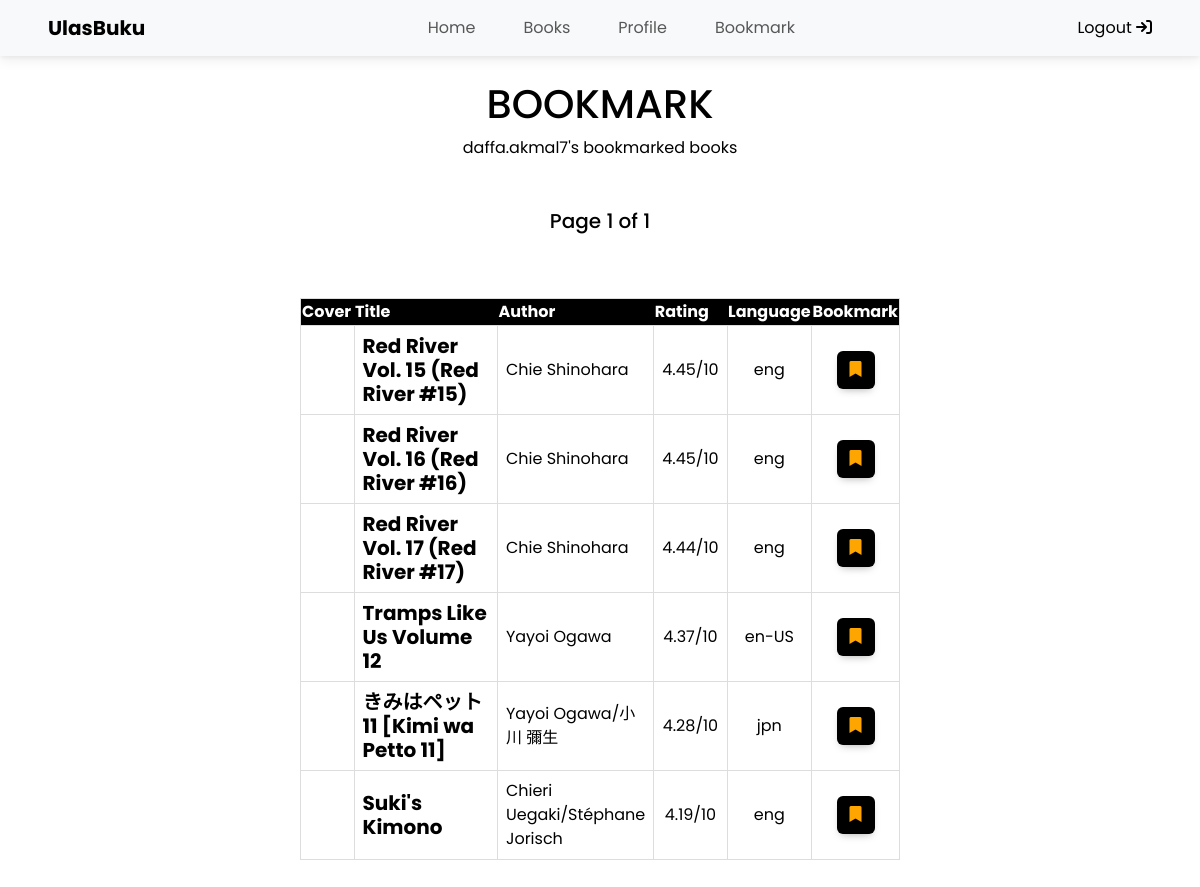
Page /b/daffa.akmal7/ (signed in) on the earlier database version.
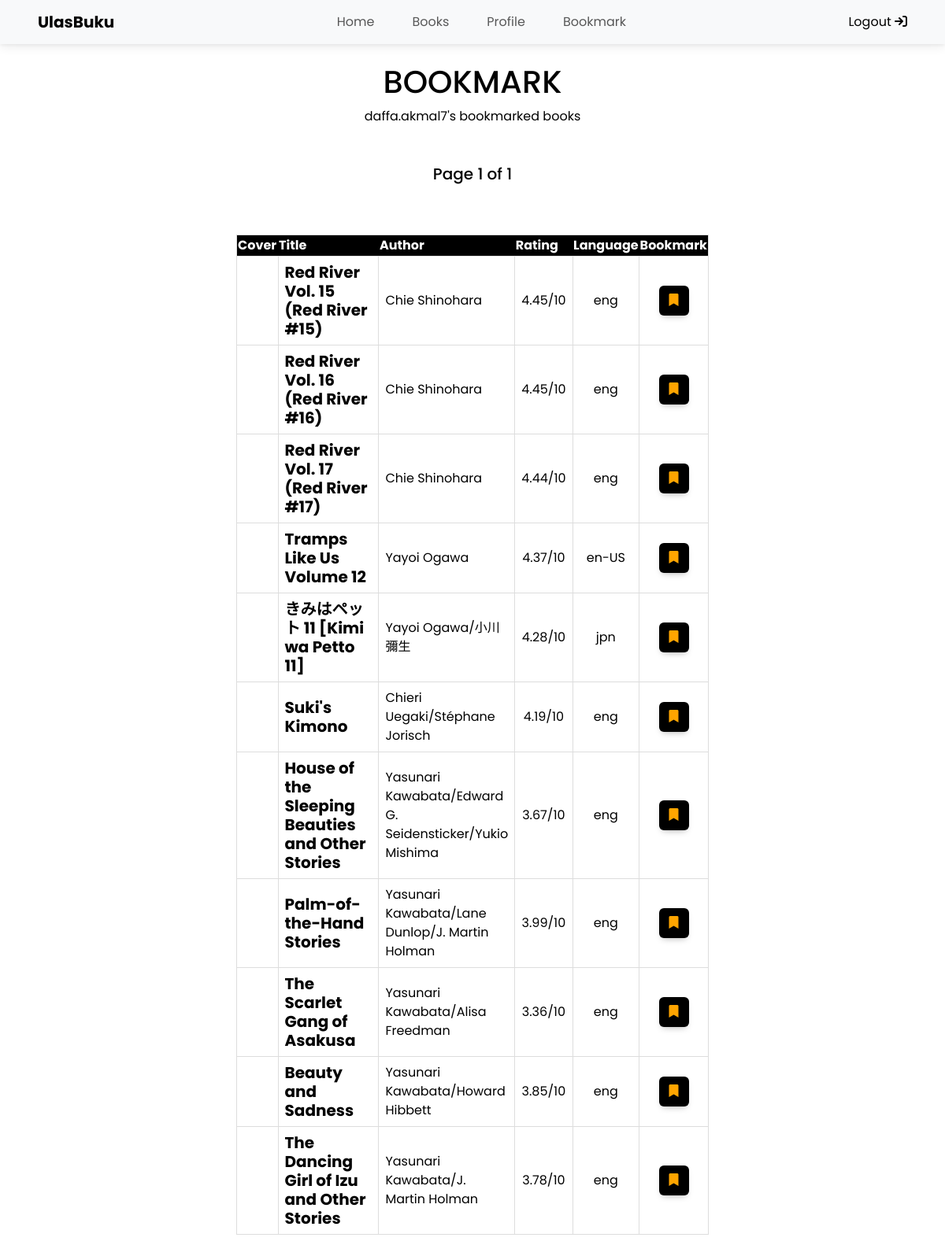
Same page on the later database version.
### bookmark/models.py (models this page shows, shortened)
class Bookmark(models.Model):
    user = models.ForeignKey(
        User, related_name='bookmarked', on_delete=models.CASCADE)
    book = models.ForeignKey(
        Book, related_name='bookmarked', on_delete=models.CASCADE)

### main/models.py (models this page shows)
class Book (models.Model):
    title = models.CharField(("title"), max_length=255)
    author = models.CharField(("author"), max_length=255)
    average_rating = models.FloatField(("average rating"))
    isbn = models.CharField(("isbn"), max_length=150)
    isbn13 = models.CharField(("isbn 13"), max_length=150)
    language_code = models.CharField(("language code"), max_length=10)
    num_pages = models.IntegerField(("number of pages"))
    rating_count = models.BigIntegerField(("rating count"))
    text_review_count = models.BigIntegerField(("text review count"))
    publication_date = models.DateField(("publication date"), auto_now=True)
    publisher = models.CharField(("publisher"), max_length=150)

### bookmark/views.py (the view)
# urls.py: path('<str:key>/', show_bookmark, name='show_bookmark'),
def show_bookmark(request, key):
    if request.user.username == key:
        username = key
        user = User.objects.get(username=username)
        book = user.bookmarked.select_related('book')
        p = Paginator(book, 20)
        page = request.GET.get('page')
        books = p.get_page(page)
        context = {
            'books': books,
            'username' : username,
        }
        return render(request, "bookmark.html", context)
    return HttpResponse("cannot access")

### bookmark/templates/bookmark.html (shortened to what this page needs)
{% extends 'base.html' %} {% load static %} {% block content %}
<br />
<br />
<br />
<h1>BOOKMARK</h1>
{% if books %}
<p>{{username}}'s bookmarked books</p>
<h5>Page {{ books.number }} of {{ books.paginator.num_pages }}</h5>
<br />
<div id="Item_table_container" class="table-container">
  <table>
    <tr>
      <th width="10%">Cover</th>
      <th width="50%">Title</th>
      <th width="10%">Author</th>
      <th width="10%">Rating</th>
      <th width="10%">Language</th>
      <th width="5%">Bookmark</th>
    </tr>
    {% for bookmark in books %}
    <tr>
      <td>
      </td>
      <td>
        <a
          href="{% url 'book_details:show_book_detail' key=bookmark.book.pk %}"
          style="text-decoration: none; color: black"
          ><b
            ><h5 class="card-title" style="font-weight: bold">
              {{bookmark.book.title}}
            </h5></b
          ></a
        >
      </td>
      <td>{{bookmark.book.author}}</td>
      <td style="text-align: center">{{bookmark.book.average_rating}}/10</td>
      <td style="text-align: center">{{bookmark.book.language_code}}</td>
      <td style="text-align: center">
        <form
          class="bookmark_form"
          method="POST"
          action="{% url 'bookmark:delete_bookmark' bookmark.book.pk %}"
        >
          <button class="btn bookmark-button bookmarked" type="submit">
            <i class="fa fa-bookmark"></i>
          </button>
        </form>
      </td>
    </tr>
    {% endfor %}
  </table>
</div>
<br /><br />
{% else %}
<p>Bookmark Anda masih kosong :(</p>
{% endif %} {% endblock content %}

### templates/base.html (shortened to what this page needs)
{% load static %}
<!DOCTYPE html>
<html lang="en">
  <head>
    <link
      href="https://cdnjs.cloudflare.com/ajax/libs/font-awesome/6.0.0/css/all.min.css"
      rel="stylesheet"
    />
    <link
      href="https://cdnjs.cloudflare.com/ajax/libs/mdb-ui-kit/6.4.2/mdb.min.css"
      rel="stylesheet"
    />
    <link
      href="https://cdn.jsdelivr.net/npm/bootstrap@5.3.2/dist/css/bootstrap.min.css"
      rel="stylesheet"
    />
  </head>
  <body>
    {% include "navbar.html" %} {% block content %} {% endblock %}
  </body>
</html>

### templates/navbar.html (shortened to what this page needs)
<nav class="navbar navbar-expand-lg bg-body-tertiary fixed-top bg-transparent">
  <div class="container-fluid px-5">
    {% if user.is_staff %}
    <a class="navbar-brand fs-5" href="{% url 'admin_section:show_admin' %}"><b>UlasBuku</b></a>
    {% else %}
    <a class="navbar-brand fs-5" href="{% url 'main:show_main' %}"><b>UlasBuku</b></a>
    {% endif %}
    <div
      class="sidebar offcanvas offcanvas-start"
      tabindex="-1"
      id="offcanvasNavbar"
      aria-labelledby="offcanvasNavbarLabel"
    >
      <div class="offcanvas-body">
        <ul class="navbar-nav justify-content-center flex-grow-1 pe-3">
          {% if user.is_staff %}
          <li class="nav-item active mx-3">
            <a class="nav-link" href="{% url 'admin_section:show_admin'%}">Home</a>
          </li>
          {% else %}
          <li class="nav-item active mx-3">
            <a class="nav-link" href="{% url 'main:show_main'%}">Home</a>
          </li>
          {% endif %}
          {% if user.is_staff %}
          <li class="nav-item mx-3">
            <a class="nav-link" href="{% url 'admin_section:show_book_list_admin'%}">Books</a>
          </li>
          {% else %}
          <li class="nav-item mx-3">
            <a class="nav-link" href="{% url 'main:show_book_list'%}">Books</a>
          </li>
          {% endif %}
          <li class="nav-item mx-3">
            <a class="nav-link" href="{% url 'profiles:showprofile' %}"
              >Profile</a
            >
          </li>
          {% if user.is_authenticated %}
            {% if user.is_staff %}
            <li class="nav-item mx-3">
              <a
                class="nav-link"
                href="{% url 'admin_section:user_list'%}"
                >List User</a
              >
            </li>
            {% else %}
            <li class="nav-item mx-3">
              <a
                class="nav-link"
                href="{% url 'bookmark:show_bookmark' request.user%}"
                >Bookmark</a
              >
            </li>
            {% endif %}
          {% endif %}
        </ul>
        <div class="d-flex justify-content-center align-items-center gap-3">
          <a
            class="nav-item"
            href="{% url 'main:logout'%}"
            style="text-decoration: none; color: black"
          >
            Logout <i class="fa fa-sign-in"></i>
          </a>
        </div>
      </div>
    </div>
  </div>
</nav>

### bookmark/templates/bookmark.html (style rules this page uses)
body { display: flex; flex-direction: column; justify-content: center; align-items: center; color: black; font-family: "Poppins", sans-serif; }
.table-container { width: 50%; }
table { border-collapse: collapse; width: 100%; }
th { background-color: #000000; color: white; }
td { border: 1px solid #ddd; padding: 8px; }
tr { border: 1px solid #ddd; padding: 8px; text-align: left; }
.btn-custom, .bookmark-button { background-color: black; color: white; }
.bookmark-button { position: relative; }
.bookmark-button.bookmarked { color: orange; background-color: black; }

Differences in the rows shown:
added Bookmark: book "House of the Sleeping Beauties and Other Stories", book.author "Yasunari Kawabata/Edward G. Seidensticker/Yukio Mishima", book.average_rating "3.67", book.language_code "eng"
added Bookmark: book "Palm-of-the-Hand Stories", book.author "Yasunari Kawabata/Lane Dunlop/J. Martin Holman", book.average_rating "3.99", book.language_code "eng"
added Bookmark: book "The Scarlet Gang of Asakusa", book.author "Yasunari Kawabata/Alisa Freedman", book.average_rating "3.36", book.language_code "eng"
added Bookmark: book "Beauty and Sadness", book.author "Yasunari Kawabata/Howard Hibbett", book.average_rating "3.85", book.language_code "eng"
added Bookmark: book "The Dancing Girl of Izu and Other Stories", book.author "Yasunari Kawabata/J. Martin Holman", book.average_rating "3.78", book.language_code "eng"
